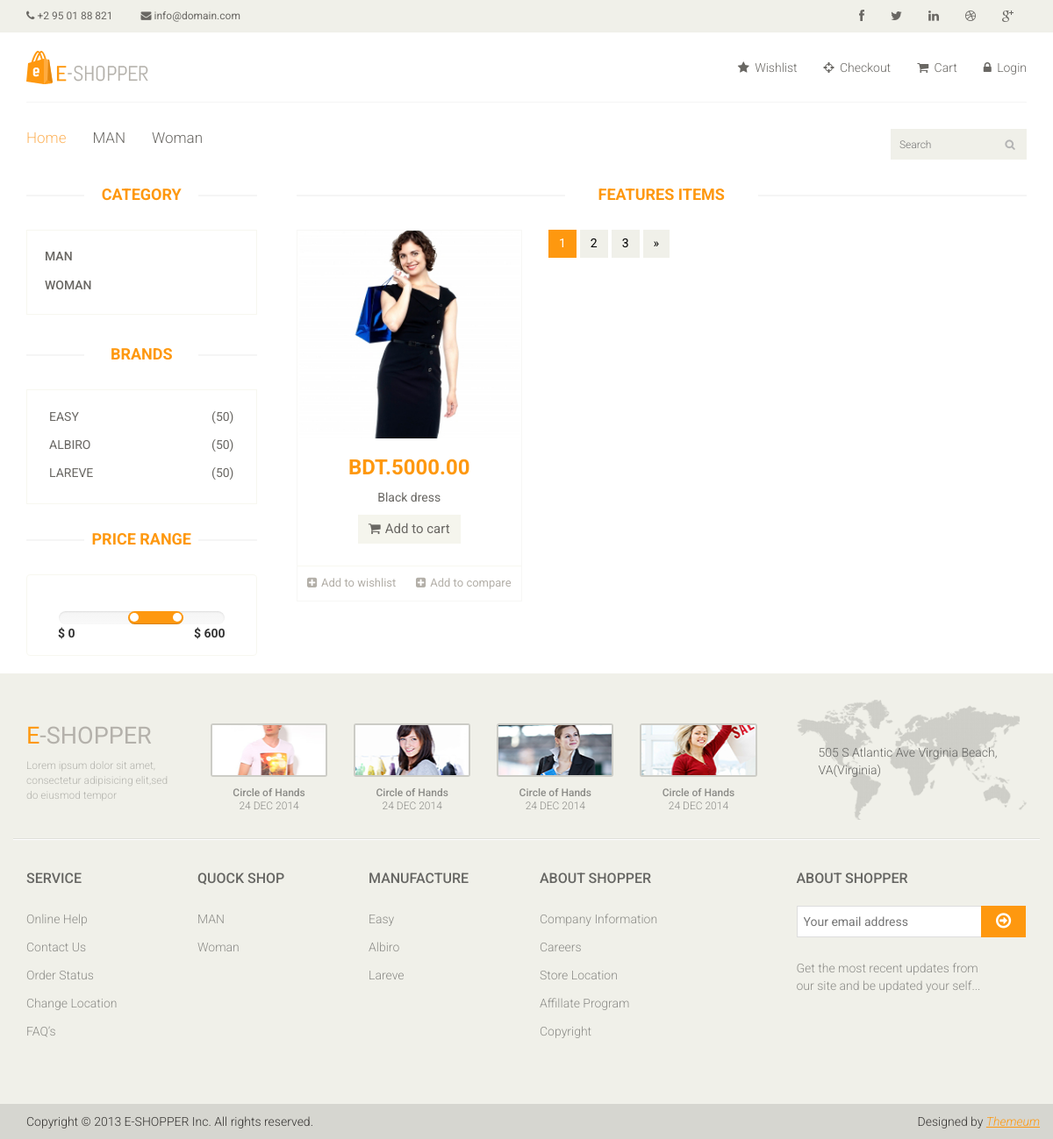
The app's page /manufacture.php?id=3 with its own data.
### tables this page shows
CREATE TABLE `tbl_category` (
  `category_id` int(10) NOT NULL,
  `category_name` varchar(100) NOT NULL,
  `publication_Status` tinyint(1) NOT NULL
);

CREATE TABLE `tbl_manufacture` (
  `manufacture_id` int(10) NOT NULL,
  `manufacture_name` varchar(100) NOT NULL,
  `publication_status` tinyint(1) NOT NULL
);

CREATE TABLE `tbl_product` (
  `product_id` int(10) NOT NULL,
  `product_name` varchar(255) NOT NULL,
  `category_id` int(10) NOT NULL,
  `manufacture_id` int(10) NOT NULL,
  `product_price` float(10,2) NOT NULL,
  `stock_amount` int(10) NOT NULL,
  `minimum_stock_amount` int(10) NOT NULL,
  `short_des` varchar(255) NOT NULL,
  `long_dsc` varchar(255) NOT NULL,
  `product_image` varchar(255) NOT NULL,
  `product_publication_status` tinyint(1) NOT NULL
);

### manufacture.php (called while the page is built, shortened)
<?php
include './index.php';

### admin/class_file/application.php (called while the page is built, shortened)
<?php
class application {
     private $link;
     public function __construct() {
        $dbhost = 'localhost';
        $dbuser = 'root';
        $dbpass = '';
        $db = 'ecom';
        $this->link = mysqli_connect($dbhost, $dbuser, $dbpass);
        if (!$this->link) {
            echo 'Database are not Connected ' . mysqli_error($this->link);
        } else {
            $select_db = mysqli_select_db($this->link, $db);
        }
    }
          public function select_published_product_info_manufacture_id($manufacture_id) {
         $sql = "SELECT * FROM tbl_product WHERE manufacture_id='$manufacture_id' AND product_publication_status=1 ORDER BY product_id DESC";
         if (mysqli_query($this->link, $sql)) {
            $run_query = mysqli_query($this->link, $sql);
            return $run_query;
         } else {
            echo 'select Query problem ->' . mysqli_error($this->link);
            die();
          }
    }
          public function select_all_published_category() {
          $sql = "SELECT * FROM tbl_category WHERE publication_status='1'";
        if (mysqli_query($this->link, $sql)) {
            $run_query = mysqli_query($this->link, $sql);
            return $run_query;
        } else {
            echo 'select Query problem ->' . mysqli_error($this->link);
            die();
        }
    }
          public function select_all_published_manufacture() {
          $sql = "SELECT * FROM tbl_manufacture WHERE publication_status='1'";
        if (mysqli_query($this->link, $sql)) {
            $run_query = mysqli_query($this->link, $sql);
            return $run_query;
        } else {
            echo 'select Query problem ->' . mysqli_error($this->link);
            die();
        }
    }
}

### include/side_menuber.php (the view)
<div class="left-sidebar">
           <h2>Category</h2>
           <div class="panel-group category-products" id="accordian">
                     <?php
               $run_query_select_all_published_category = $object_apllication->select_all_published_category();
               while ($select_all_published_category = mysqli_fetch_assoc($run_query_select_all_published_category)) {
                   ?>
                   <div class="panel panel-default">
                   <div class="panel-heading">
                       <h4 class="panel-title">
                           <a href="category.php?id=<?php echo $select_all_published_category['category_id']; ?>"><?php echo $select_all_published_category['category_name']; ?></a>
                       </h4>
                   </div>
               </div>
               <?php } ?>
           </div>
           <div class="brands_products">
               <h2>Brands</h2>
               <div class="brands-name">
                   <ul class="nav nav-pills nav-stacked">
                       <?php
                       $run_query_select_all_published_manufacture = $object_apllication->select_all_published_manufacture();
                       while ($select_all_published_manufacture = mysqli_fetch_assoc($run_query_select_all_published_manufacture)) {
                           ?>
                       <li><a href="manufacture.php?id=<?php echo $select_all_published_manufacture['manufacture_id']; ?> "> <span class="pull-right">(50)</span><?php echo $select_all_published_manufacture['manufacture_name']; ?></a></li>
                       <?php } ?>
                   </ul>
               </div>
           </div>
           <div class="price-range">
               <h2>Price Range</h2>
               <div class="well text-center">
                   <input type="text" class="span2" value="" data-slider-min="0" data-slider-max="600" data-slider-step="5" data-slider-value="[250,450]" id="sl2" ><br />
                   <b class="pull-left">$ 0</b> <b class="pull-right">$ 600</b>
               </div>
           </div>
       </div>

### include/header_bootom.php (shortened to what this page needs)
<div class="header-bottom">
	<div class="container">
		<div class="row">
			<div class="col-sm-9">
				<div class="mainmenu pull-left">
                                                  <ul class="nav navbar-nav collapse navbar-collapse">
                                                      <li><a href="index.php " class="active">Home</a></li>
                                                      <?php
                                                      $run_query_select_all_published_category= $object_apllication -> select_all_published_category();
                                                      while ($select_all_published_category = mysqli_fetch_assoc($run_query_select_all_published_category)){
                                                          ?>
                                                      <li><a href="category.php?id=<?php echo $select_all_published_category['category_id']?>"><?php echo $select_all_published_category['category_name']?></a></li>
                                                     <?php  }?>
                                                  </ul>
				</div>
			</div>
			<div class="col-sm-3">
				<div class="search_box pull-right">
					<input type="text" placeholder="Search"/>
				</div>
			</div>
		</div>
	</div>
</div>

### pages/manufactureContent.php (shortened to what this page needs)
<?php
 if( isset($_GET['id'])){
     $productId=$_GET['id'];
      $run_query_select_product_info_manufacture_id= $object_apllication -> select_published_product_info_manufacture_id($productId);
 }
?>
<section>
    <div class="container">
        <div class="row">
            <div class="col-sm-3">
              <?php
                 include 'include/side_menuber.php';
                ?>
            </div>
            <div class="col-sm-9 padding-right">
                <div class="features_items">
                    <h2 class="title text-center">Features Items</h2>
                    <?php
                    while ($product_info_by_manufacture=  mysqli_fetch_assoc($run_query_select_product_info_manufacture_id)) {
                    ?>
                    <div class="col-sm-4">
                        <div class="product-image-wrapper">
                            <div class="single-products">
                                <div class="productinfo text-center">
                                    <img src="admin/<?php echo $product_info_by_manufacture['product_image']?>" alt="" />
                                    <h2>BDT.<?php echo $product_info_by_manufacture['product_price']?> </h2>
                                    <p><?php echo $product_info_by_manufacture['product_name']?></p>
                                    <a href="#" class="btn btn-default add-to-cart"><i class="fa fa-shopping-cart"></i>Add to cart</a>
                                </div>
                                <div class="product-overlay">
                                    <div class="overlay-content">
                                    </div>
                                </div>
                            </div>
                            <div class="choose">
                                <ul class="nav nav-pills nav-justified">
                                    <li><a href=""><i class="fa fa-plus-square"></i>Add to wishlist</a></li>
                                    <li><a href=""><i class="fa fa-plus-square"></i>Add to compare</a></li>
                                </ul>
                            </div>
                        </div>
                    </div>
                    <?php } ?>
                    <ul class="pagination">
                        <li class="active"><a href="">1</a></li>
                        <li><a href="">2</a></li>
                        <li><a href="">3</a></li>
                        <li><a href="">&raquo;</a></li>
                    </ul>
                </div>
            </div>
        </div>
    </div>
</section>

### include/footer-wedgets.php
<div class="footer-widget">
		<div class="container">
			<div class="row">
				<div class="col-sm-2">
					<div class="single-widget">
						<h2>Service</h2>
						<ul class="nav nav-pills nav-stacked">
							<li><a href="#">Online Help</a></li>
							<li><a href="#">Contact Us</a></li>
							<li><a href="#">Order Status</a></li>
							<li><a href="#">Change Location</a></li>
							<li><a href="#">FAQ’s</a></li>
						</ul>
					</div>
				</div>
				<div class="col-sm-2">
					<div class="single-widget">
						<h2>Quock Shop</h2>
						<ul class="nav nav-pills nav-stacked">
                                                             <?php
                                                       $run_query_select_all_published_category= $object_apllication -> select_all_published_category();
                                                       while ($select_all_published_category = mysqli_fetch_assoc($run_query_select_all_published_category)){
                                                           ?>
                                                           <li><a href="category.php?id=<?php echo $select_all_published_category['category_id']; ?>"><?php echo $select_all_published_category['category_name'];?></a></li>
                                                      <?php  }?>
						</ul>
					</div>
				</div>
				<div class="col-sm-2">
					<div class="single-widget">
                                                               <h2>Manufacture</h2>
						<ul class="nav nav-pills nav-stacked">
                                                                   <?php
                                                       $run_query_select_all_published_manufacture= $object_apllication -> select_all_published_manufacture();
                                                       while ($select_all_published_manufacture = mysqli_fetch_assoc($run_query_select_all_published_manufacture)){
                                                           ?>
                                                       <li><a href="manufacture.php?id=<?php echo $select_all_published_manufacture['manufacture_id']; ?>"><?php echo $select_all_published_manufacture['manufacture_name']?></a></li>
                                                      <?php  }?>
						</ul>
					</div>
				</div>
				<div class="col-sm-2">
					<div class="single-widget">
						<h2>About Shopper</h2>
						<ul class="nav nav-pills nav-stacked">
							<li><a href="#">Company Information</a></li>
							<li><a href="#">Careers</a></li>
							<li><a href="#">Store Location</a></li>
							<li><a href="#">Affillate Program</a></li>
							<li><a href="#">Copyright</a></li>
						</ul>
					</div>
				</div>
				<div class="col-sm-3 col-sm-offset-1">
					<div class="single-widget">
						<h2>About Shopper</h2>
						<form action="#" class="searchform">
							<input type="text" placeholder="Your email address" />
							<button type="submit" class="btn btn-default"><i class="fa fa-arrow-circle-o-right"></i></button>
							<p>Get the most recent updates from <br />our site and be updated your self...</p>
						</form>
					</div>
				</div>
			</div>
		</div>
	</div>

### records on screen
tbl_category: category_name "MAN"
tbl_category: category_name "Woman", category_name "WOMAN"
tbl_manufacture: manufacture_name "EASY", manufacture_name "Easy"
tbl_manufacture: manufacture_name "ALBIRO", manufacture_name "Albiro"
tbl_manufacture: manufacture_name "LAREVE", manufacture_name "Lareve"
tbl_product: product_image (picture), product_price "5000.00", product_name "Black dress"
